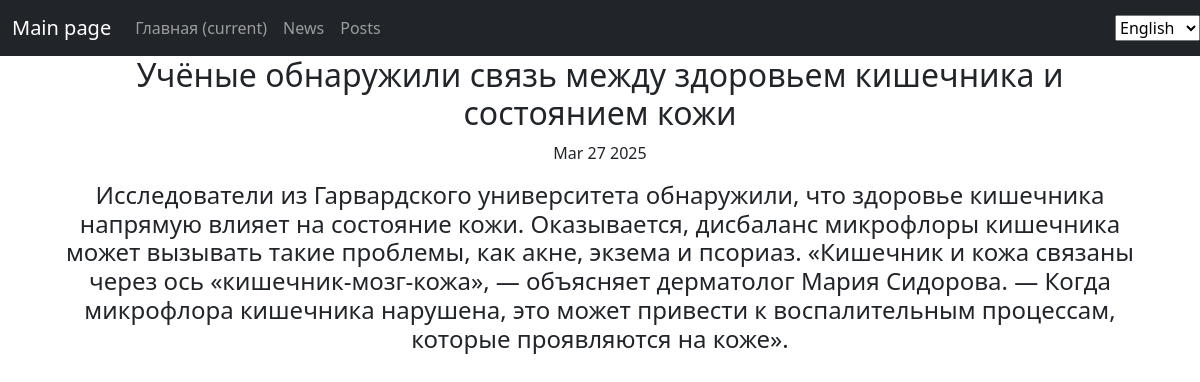
Screenshot of /news/news/14 with the database file from the repository.
### news/models.py (models this page shows, shortened)
class Post(models.Model):
    new = 'NW'
    paper = 'PR'
    TYPES = [
        (new, 'новость'),
        (paper, 'статья')
    ]
    name = models.CharField(max_length=255)
    text = models.TextField()
    rating = models.FloatField(default=0.0)
    datetime_in = models.DateTimeField(auto_now_add = True)
    type = models.CharField(max_length=2, choices=TYPES, default=paper)
    author = models.ForeignKey(Author, on_delete = models.CASCADE)
    category = models.ManyToManyField(Category, through= 'PostCategory')

### news/views.py (the view)
class PostDetail(DetailView):
    model = Post
    template_name = 'new.html'
    context_object_name = 'post'
    queryset = Post.objects.all()
    def get_object(self, *args, **kwargs):
        obj = cache.get(f'news-{self.kwargs["pk"]}', None)
        if not obj:
            obj = super().get_object(queryset=self.queryset)
            cache.set(f'news-{self.kwargs["pk"]}', obj)
        return obj

### news/templatetags/custom_filters.py (called while the page is built)
@register.filter()
def censor(text):
    if isinstance(text, str):
        text = text.split()
        censored_words = []
        for word in text:
            stripped_word = word.strip(".,!?;:\"'()[]{}<>/\\|")
            if stripped_word.lower() in CENSORED_WORD:
                censored_word = stripped_word[0] + '*' * (len(stripped_word)-1)
                censored_word = word.replace(stripped_word, censored_word)
                censored_words.append(censored_word)
            else:
                censored_words.append(word)
    return ' '.join(censored_words)

### templates/new.html (shortened to what this page needs)
{% extends 'flatpages/default.html' %}
{%load custom_filters%}
{% block content %}
<h2>{{ post.name|censor }}</h2>
<p>{{post.datetime_in|date:'M d Y'}}</p>
<h4>{{post.text|censor}}</h4>
{% endblock content %}

### rows the page displays
Post: name|censor "Учёные обнаружили связь между здоровьем кишечника и состоянием кожи", datetime_in "Mar 27 2025", text|censor "Исследователи из Гарвардского университета обнаружили, что здоровье кишечника напрямую влияет на состояние кожи. Оказывается, дисбаланс микрофлоры кишечника может вызывать такие проблемы, как акне, экзема и псориаз. «Кишечник и кожа связаны через ось «кишечник-мозг-кожа», — объясняет дерматолог Мария Сидорова. — Когда микрофлора кишечника нарушена, это может привести к воспалительным процессам, которые проявляются на коже»."

### other values shown
form field language "English"
